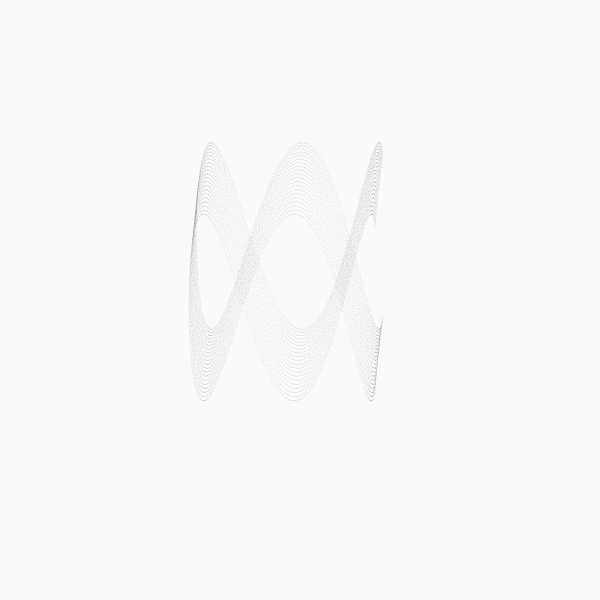
Frame 1 (no input)
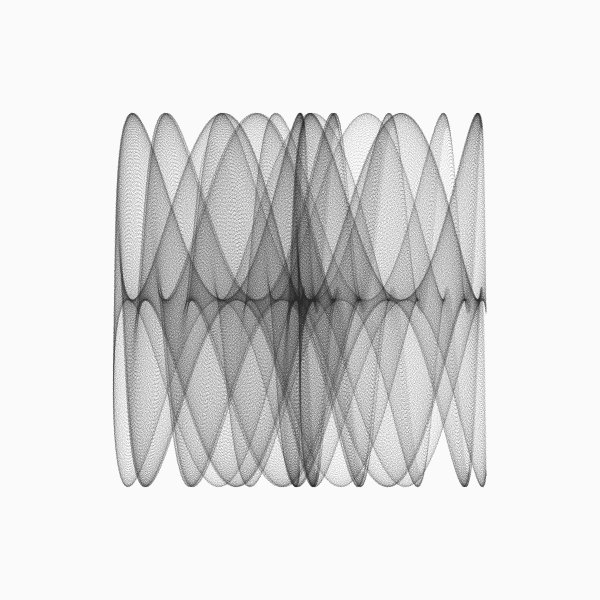
Frame 60 (the mouse pressed at the canvas centre just before this capture)
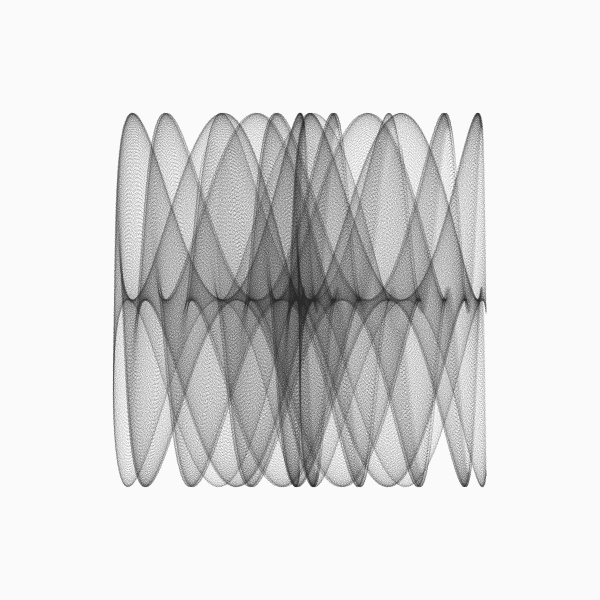
Frame 120 (the mouse held since frame 60 and released just before this capture)

The Processing sketch that drew these frames (run headless with seeded random() and noise(); from frame 60 on, the mouse is pressed at the canvas centre):

// Processing sketch: build
// ── build.pde
// Variations on Fractal Flames : Part_06
// https://generateme.wordpress.com/2016/04/11/folds/
// PDJ with new parameters

float x1, y1, x2, y2; // function domain
float step; // step within domain
float y;
boolean go = true;

// parameterization P={pdj_a,pdj_b,pdj_c,pdj_d}
float pdj_a = 1.0111;
float pdj_b = -1.011;
float pdj_c = 2.8;
float pdj_d = 10.2;

void setup() {
  size(600, 600);
  background(250);
  smooth(8);
  noFill();
  stroke(20, 15);
  strokeWeight(0.9);

  x1 = y1 = -3;
  x2 = y2 = 3;
  y = y1;
  step = ( x2 - x1 ) / ( 2.321 * width );
}

void draw() {
  if (go) {
    for ( int i = 0; ( i < 20 )&go; i++ ) { // draw 20 lines at once
      for ( float x = x1; x <= x2; x += step ) {
        drawVariation(x, y);
      }
      y += step;
      if ( y > y2 ) {
        go = false;
        println( "done" );
      }
    }
  }
}

void drawVariation( float x, float y ) {
  PVector v = new PVector(x, y);
  float amount = 1.0;

  /* v = sinusoidal(v, amount); */
  /* v = hyperbolic(v, amount); */
  v = pdj(v, amount);

  float xx = map( v.x+0.003*randomGaussian(), x1, x2, 20, width-20 );
  float yy = map( v.y+0.003*randomGaussian(), y1, y2, 20, height-20 );
  point( xx, yy );
}

PVector sinusoidal(PVector v, float amount) {
  return new PVector( amount * sin( v.x ), amount * sin( v.y ) );
}

PVector hyperbolic( PVector v, float amount ) {
  float r = v.mag() + 1.0e-10;
  float theta = atan2( v.x, v.y );
  float x = amount * sin( theta ) / r;
  float y = amount * cos( theta ) * r;
  return new PVector( x, y );
}

PVector pdj( PVector v, float amount ) {
  return new PVector( 
    amount * ( sin( pdj_a * v.y ) - cos( pdj_b * v.x ) ),
    amount * ( sin( pdj_c * v.x ) - cos( pdj_d * v.y ) )
      );
}
